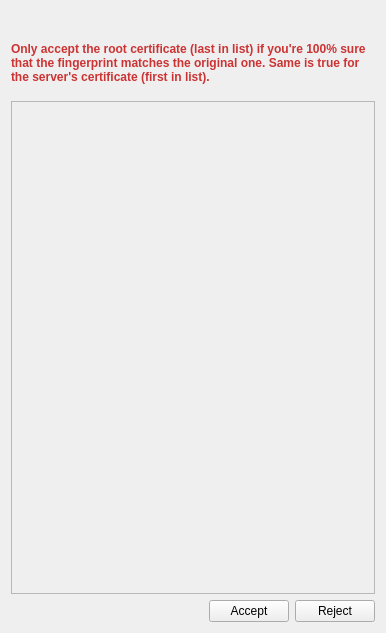
<?xml version="1.0" encoding="UTF-8"?>
<ui version="4.0">
 <class>ServerCertificateWidget</class>
 <widget class="QWidget" name="ServerCertificateWidget">
  <property name="geometry">
   <rect>
    <x>0</x>
    <y>0</y>
    <width>386</width>
    <height>633</height>
   </rect>
  </property>
  <property name="windowTitle">
   <string>Check Server's Certificate Chain</string>
  </property>
  <layout class="QGridLayout" name="gridLayout_2">
   <item row="5" column="0">
    <layout class="QHBoxLayout" name="horizontalLayout">
     <item>
      <spacer name="horizontalSpacer">
       <property name="orientation">
        <enum>Qt::Horizontal</enum>
       </property>
       <property name="sizeHint" stdset="0">
        <size>
         <width>40</width>
         <height>20</height>
        </size>
       </property>
      </spacer>
     </item>
     <item>
      <widget class="QPushButton" name="acceptPushButton">
       <property name="text">
        <string>Accept</string>
       </property>
      </widget>
     </item>
     <item>
      <widget class="QPushButton" name="rejectPushButton">
       <property name="text">
        <string>Reject</string>
       </property>
      </widget>
     </item>
    </layout>
   </item>
   <item row="2" column="0">
    <widget class="QScrollArea" name="scrollArea">
     <property name="sizePolicy">
      <sizepolicy hsizetype="Expanding" vsizetype="MinimumExpanding">
       <horstretch>0</horstretch>
       <verstretch>0</verstretch>
      </sizepolicy>
     </property>
     <property name="widgetResizable">
      <bool>true</bool>
     </property>
     <widget class="QWidget" name="scrollAreaWidgetContents">
      <property name="geometry">
       <rect>
        <x>0</x>
        <y>0</y>
        <width>366</width>
        <height>493</height>
       </rect>
      </property>
      <layout class="QGridLayout" name="gridLayout"/>
     </widget>
    </widget>
   </item>
   <item row="0" column="0">
    <widget class="QLabel" name="warningLabel">
     <property name="text">
      <string/>
     </property>
     <property name="textFormat">
      <enum>Qt::PlainText</enum>
     </property>
     <property name="wordWrap">
      <bool>true</bool>
     </property>
    </widget>
   </item>
   <item row="1" column="0">
    <widget class="QLabel" name="label">
     <property name="sizePolicy">
      <sizepolicy hsizetype="Preferred" vsizetype="Expanding">
       <horstretch>0</horstretch>
       <verstretch>0</verstretch>
      </sizepolicy>
     </property>
     <property name="maximumSize">
      <size>
       <width>16777215</width>
       <height>64</height>
      </size>
     </property>
     <property name="text">
      <string>&lt;html&gt;&lt;head/&gt;&lt;body&gt;&lt;p&gt;&lt;span style=&quot; font-weight:600; color:#cc3333;&quot;&gt;Only accept the root certificate (last in list) if you're 100% sure that the fingerprint matches the original one. Same is true for the server's certificate (first in list).&lt;/span&gt;&lt;/p&gt;&lt;/body&gt;&lt;/html&gt;</string>
     </property>
     <property name="textFormat">
      <enum>Qt::RichText</enum>
     </property>
     <property name="scaledContents">
      <bool>true</bool>
     </property>
     <property name="wordWrap">
      <bool>true</bool>
     </property>
    </widget>
   </item>
  </layout>
 </widget>
 <resources/>
 <connections/>
</ui>
